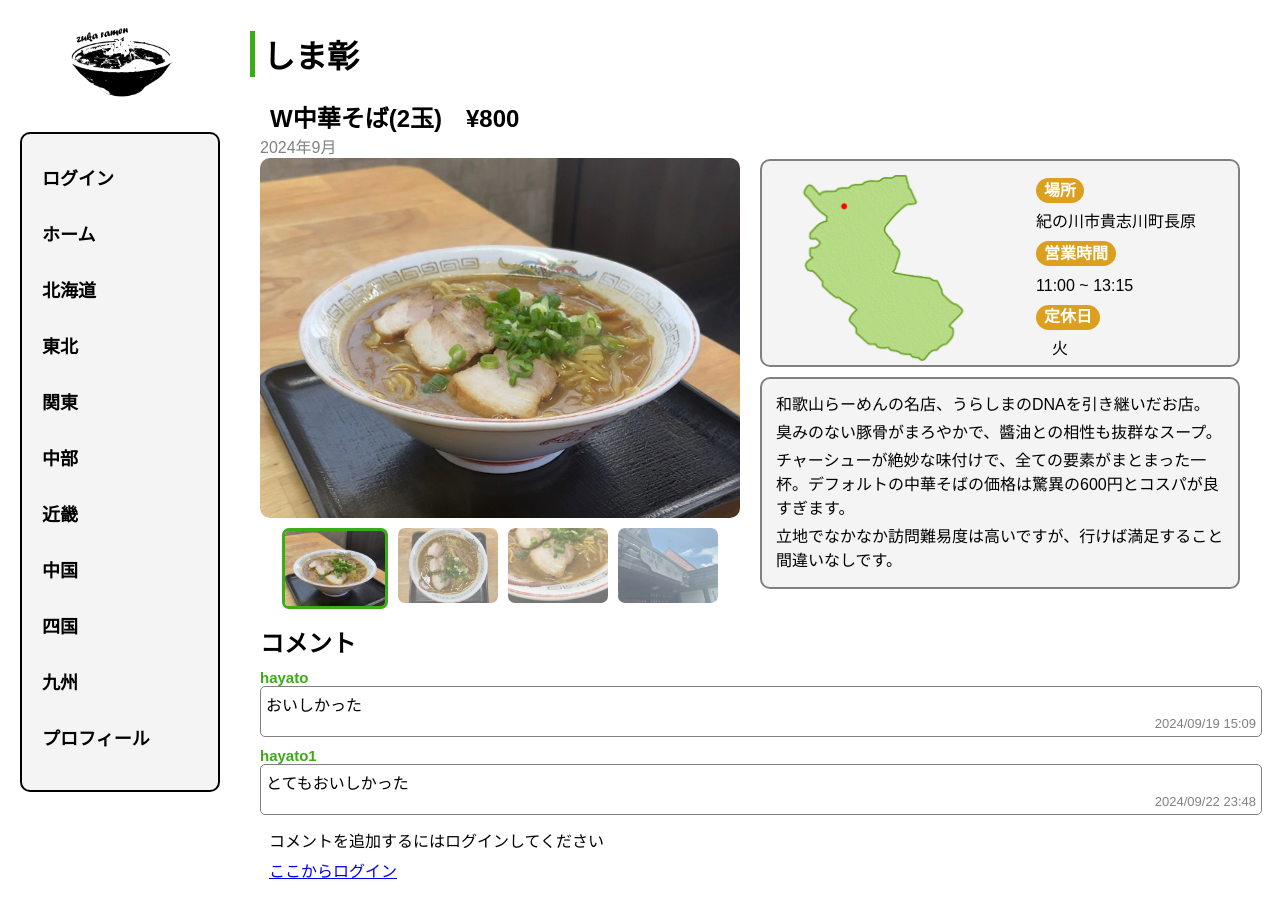
The page /shimasyo/1/ on the database as committed earlier.
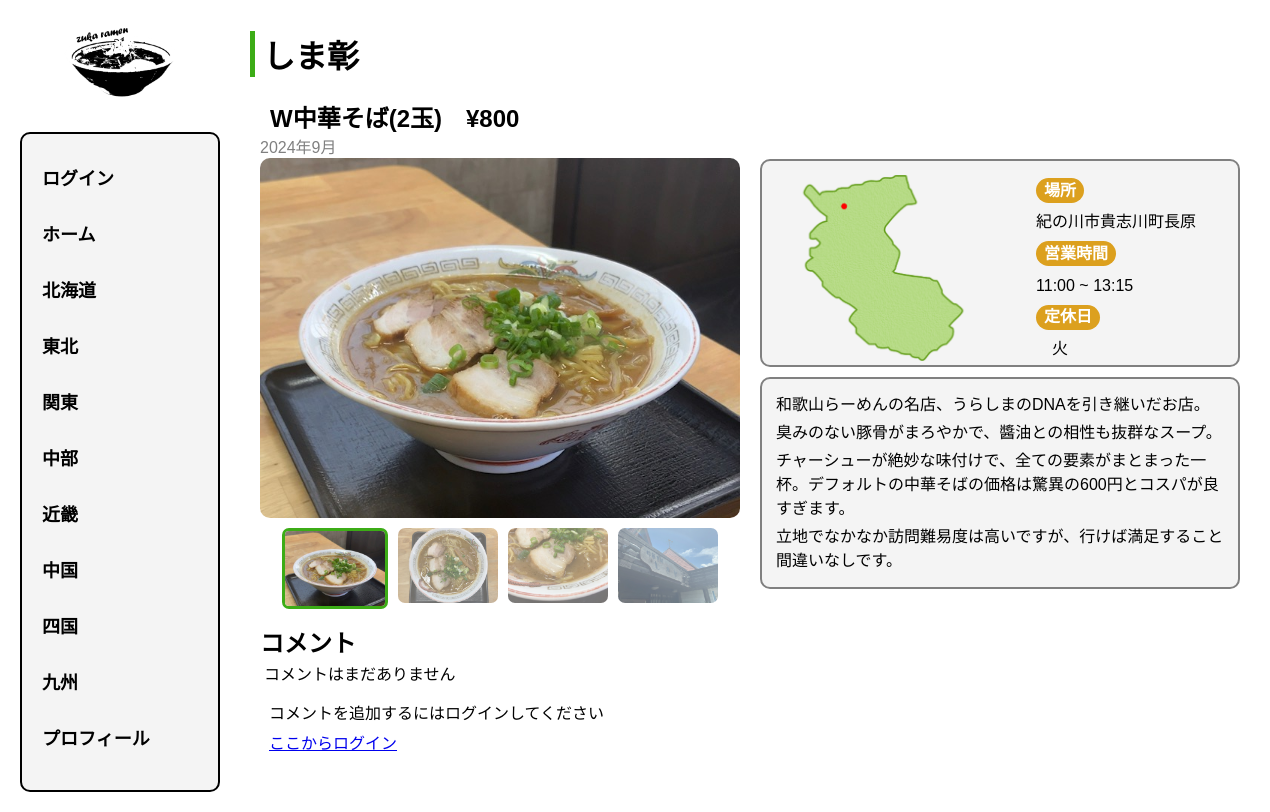
The same page on the database as committed later.
### mypage/models.py (models this page shows)
class Comment(models.Model):
    user = models.ForeignKey(User, on_delete=models.CASCADE)
    store = models.ForeignKey(Store, on_delete=models.CASCADE, related_name='comments', null=True)
    content = models.TextField()
    created_at = models.DateTimeField(auto_now_add=True)

### mypage/views.py (the view)
# urls.py: path('shimasyo/<int:page>/', views.shimasyo, name='shimasyo'),
def shimasyo(request, page):
    store = get_object_or_404(Store, id=1)
    comments = store.comments.all()
    if request.method == 'POST':
        form = CommentForm(request.POST)
        if form.is_valid():
            comment = form.save(commit=False)
            comment.user = request.user
            comment.store = store
            comment.save()
            return redirect('store_detail', store_id=store.id)
    else:
        form = CommentForm()
    context = {
        'store': store,
        'comments': comments,
        'form': form,
    }
    if page == 1:
        return render(request, 'shimasyo.html', context)

### mypage/templates/shimasyo.html (shortened to what this page needs)
{% extends 'base.html' %}
{% block content %}
 {% load static %}
 <body>
      <div class="emphasize">
         <h1>しま彰</h1>
     </div>
     <div class="layout-container1">
         <div class="image-container">
             <h2>W中華そば(2玉)　&yen;800</h2>
              <div class="date">
                 2024年9月
              </div>
             <div class="main-image-container">
                 <img src="{% static 'mypage/shimasyo1.jpeg' %}" class="active" alt="画像1">
             </div>
             <div class="thumbnail-container">
                 <img src="{% static 'mypage/shimasyo1.jpeg' %}" class="active-thumbnail" alt="画像1のサムネイル" data-index="0">
                 <img src="{% static 'mypage/shimasyo2.jpeg' %}" alt="画像2のサムネイル" data-index="1">
                 <img src="{% static 'mypage/shimasyo3.jpeg' %}" alt="画像3のサムネイル" data-index="2">
                 <img src="{% static 'mypage/shimasyo4.jpeg' %}" alt="画像4のサムネイル" data-index="3">
             </div>
         </div>
         <div class="content-container">
             <div class="content-container1">
                 <img src="{% static 'mypage/shimasyo_point.png' %}" alt="しま彰地図">
                 <div class="content-container2">
                     <p><span class="title">場所</span></p>
                     <p>紀の川市貴志川町長原</p>
                     <p><span class="title">営業時間</span></p>
                     <p> 11:00 ~ 13:15</p>
                     <p><span class="title">定休日</span></p>
                     <p>　火</p>
                 </div>
             </div>
             <div class="content-container3">
                 <p>和歌山らーめんの名店、うらしまのDNAを引き継いだお店。</p>
                 <p>臭みのない豚骨がまろやかで、醬油との相性も抜群なスープ。</p>
                 <p>チャーシューが絶妙な味付けで、全ての要素がまとまった一杯。デフォルトの中華そばの価格は驚異の600円とコスパが良すぎます。</p>
                 <p>立地でなかなか訪問難易度は高いですが、行けば満足すること間違いなしです。</p>
             </div>
         </div>
      </div>
     <h2>コメント</h2>
     <ul>
         {% for comment in comments %}
             <div class="username1"> {{ comment.user.username }} </div>
             <div class="content-box">{{ comment.content }}
                 <div class="content-date">{{ comment.created_at|date:"Y/m/d H:i" }}</div>
             </div>
         {% empty %}
             <p>コメントはまだありません</p>
         {% endfor %}
     </ul>
     {% if user.is_authenticated %}
         <h3>コメントを入力してください</h3>
         <form method="post">
             {% csrf_token %}
             <div class="form-group">
                 <label for="id_content"></label>
                 {{ form.content }}
             </div>
             <button type="submit" class="custom-submit-btn">コメントを送信</button>
         </form>
     {% else %}
         <div class="margin">
           <p>コメントを追加するにはログインしてください</p>
           <div class="margin1"><a href="{% url 'login' %}">ここからログイン</a></div>
         </div>
     {% endif %}
 </body>
{% endblock %}

### mypage/templates/base.html (shortened to what this page needs)
<!DOCTYPE html>
<html lang="ja">
<head>
</head>
<body>
    {% load static %}
    <div class="layout-container">
        <div>
            <a href="{% url 'home' %}">
              <img src="{% static 'mypage/logo.png' %}" alt="ロゴ" class="menu-logo">
            </a>
            <nav class="menu-container" id="menu">
                <ul class="menu">
                    {% if user.is_authenticated %}
                        <div class="greet">ようこそ!<p></p>
                        <div class="username">{{ user.username }}</div>さん
                        </div>
                        <form method="POST" action="{% url 'logout' %}">
                            {% csrf_token %}
                            <button type="submit">ログアウト</button>
                        </form>
                    {% else %}
                        <li class="menu-item"><a href="{% url 'login' %}">ログイン</a></li>
                    {% endif %}
                    <li class="menu-item"><a href="{% url 'home' %}">ホーム</a></li>
                    <li class="menu-item"><a href="{% url 'hokkaido' %}">北海道</a></li>
                    <li class="menu-item"><a href="{% url 'tohoku' %}">東北</a></li>
                    <li class="menu-item"><a href="{% url 'kanto' %}">関東</a></li>
                    <li class="menu-item"><a href="{% url 'tyubu' %}">中部</a></li>
                    <li class="menu-item"><a href="{% url 'kinki' %}">近畿</a></li>
                    <li class="menu-item"><a href="{% url 'tyugoku' %}">中国</a></li>
                    <li class="menu-item"><a href="{% url 'shikoku' %}">四国</a></li>
                    <li class="menu-item"><a href="{% url 'kyusyu' %}">九州</a></li>
                    <li class="menu-item"><a href="{% url 'profile' %}">プロフィール</a></li>
                </ul>
            </nav>
        </div>
        <div class="content-container-base">
            {% block content %}
            {% endblock %}
        </div>
    </div>
</body>
</html>

### mypage/templates/base.html (style rules this page uses)
body { margin: 0; padding: 0; font-family: Arial, sans-serif; }
.layout-container { display: flex; min-height: 100vh; }
.menu-container { width: 200px; background-color: #f4f4f4; box-sizing: border-box; border: 2px solid #000000; border-radius: 10px; margin: 20px; padding-top: 10px; }
.menu { padding: 10px; margin: 0; }
.menu-item { list-style: none; margin: 10px 10px 30px 0px; }
.menu-item a { padding: 10px; color: #000; text-decoration: none; font-size: 18px; font-weight: bold; transition: background-color 0.3s ease; text-align: left; border-radius: 4px; }
.content-container-base { flex: 1; padding: 10px; box-sizing: border-box; }
.menu-logo { width: 150px; text-align: center; margin: 0px auto; display: block; }

### mypage/templates/shimasyo.html (style rules this page uses)
p { line-height: 1.5; padding: 0px; margin: 4px; }
h2 { margin: 0px 10px; }
ul { padding-left: 0px; margin: 0px 10px; }
.date { font-size: 16px; color: gray; }
.margin { margin: 15px; }
.margin1 { margin:0px 4px; }
.emphasize { border-left:solid 5px rgb(60, 172, 22); padding:0px 8px; }
.title { display: inline-block; background-color: rgb(220, 160, 30); font-weight: bold; color: white; padding: 0.5px 8px ; border-radius: 20px; text-align: center; margin:2% 0px; }
.layout-container1 { display: flex; justify-content: center; width: 1000px; margin-bottom: 15px; }
.image-container { width: 50%; margin: 0px 10px; }
.content-container { width: 50%; margin: 0px 10px; }
.content-container1 { display: flex; justify-content: left; border: solid 2px gray; border-radius: 10px; background-color: #f4f4f4; padding-top: 10px; padding-right: 10px; margin: 60px 0px 10px 0px; }
.content-container1 img { width: 40%; margin: auto ; }
.content-container2 { justify-content: left; margin: auto; }
.content-container3 { justify-content: left; border: solid 2px gray; border-radius: 10px; background-color: #f4f4f4; margin-top: 10px; padding: 10px; }
.main-image-container { width: 100%; height: auto; position: relative; margin: auto; border-radius: 10px; }
.main-image-container img { width: 100%; height: auto; display: none; border-radius: 10px; }
.main-image-container img.active { display: block; }
.thumbnail-container { display: flex; justify-content: center; margin-top: 10px; }
.thumbnail-container img { width: 100px; height: 75px; margin: 0 5px; cursor: pointer; opacity: 0.6; border-radius: 7px; }
.thumbnail-container img.active-thumbnail { border: solid 3px rgb(60, 172, 22); opacity: 1; }

Rows that differ between the two databases and show on the page:
removed Comment: user.username "hayato", content "おいしかった", created_at "2024/09/19 15:09"
removed Comment: user.username "hayato1", content "とてもおいしかった", created_at "2024/09/22 23:48"
Other text that changed with them:
text now shown: "コメントはまだありません"
